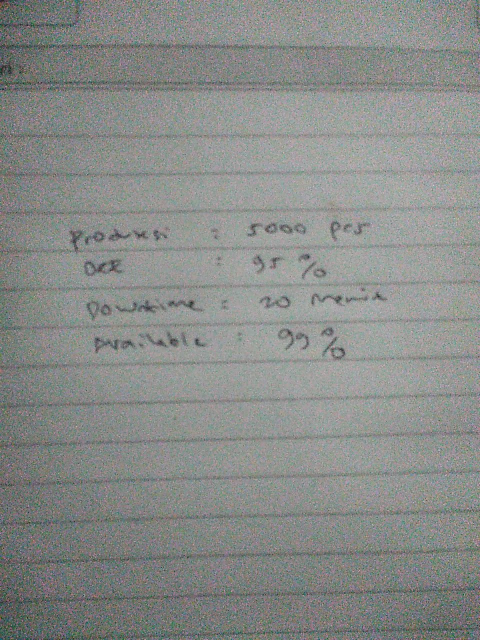
#> input picture backend/temp/WhatsApp Image 2026-07-26 at 19.06.09.jpeg, 960 x 1280 px (shown at 1/2 size)
$ python -i image_parser.py   (imports and definitions only)
#> lines starting #> are read from the running program, lines starting #| are printed output that depends on the picture; after the words box and inside, x2 and y2 are one past the last pixel; in counts of white or black regions, pixels touching at a corner belong together
from PIL import Image, ImageEnhance, ImageFilter
import pytesseract


pytesseract.pytesseract.tesseract_cmd = (
    r"C:\Program Files\Tesseract-OCR\tesseract.exe"
)


def extract_image_text(file_path):

    image = Image.open(file_path)
#> image is the input picture: PIL image 960x1280 RGB; mean R, G, B 137.1, 139.8, 137.2


    # convert grayscale
    image = image.convert("L")
#> image: PIL image 960x1280 L


    # perbesar
    image = image.resize(
        (
            image.width * 3,
            image.height * 3
        )
    )
#> image: PIL image 2880x3840 L


    # tingkatkan kontras
    image = ImageEnhance.Contrast(image).enhance(2)
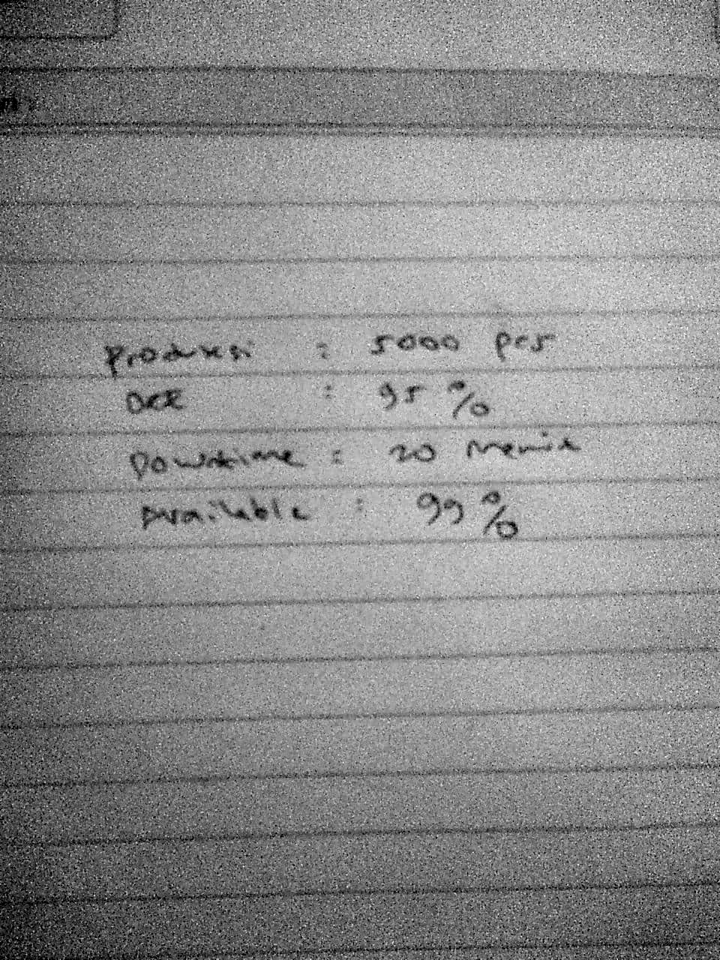
#> image: PIL image 2880x3840 L (shown at 1/4 size); min 0, max 255, mean 138.5


    # threshold
    image = image.point(
        lambda x: 0 if x < 160 else 255
    )
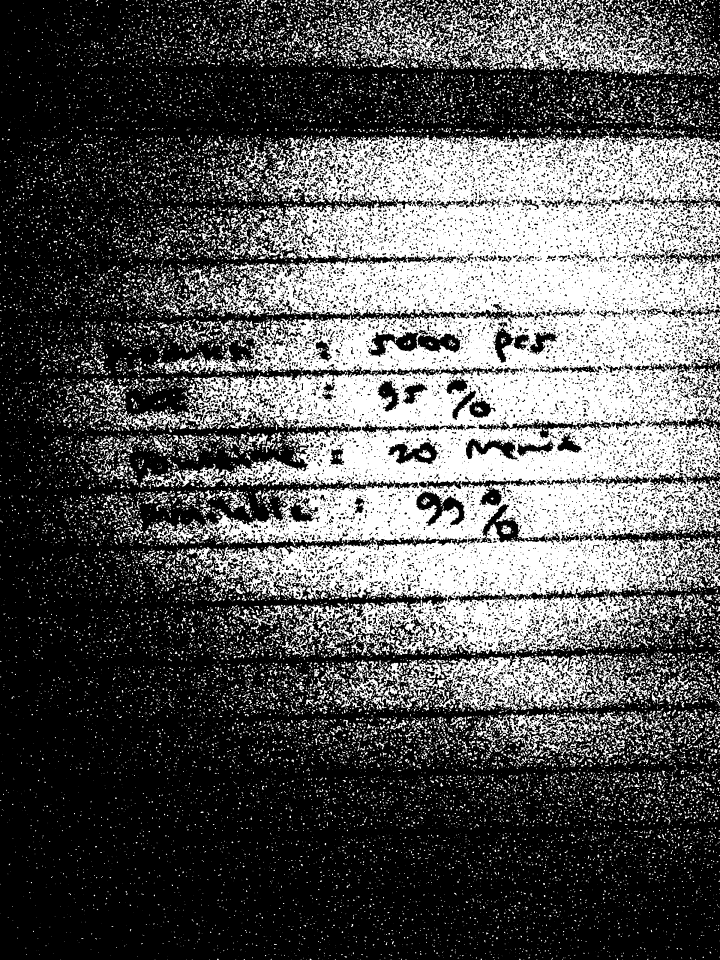
#> image: PIL image 2880x3840 L (shown at 1/4 size); 34.7% white; 20646 white regions (11875 under 20 px), largest, box (x1, y1, x2, y2) and area: (547, 539, 2880, 2620) 2839998, (1602, 2620, 2517, 2845) 96542, (1939, 0, 2690, 306) 74860


#> (the run stopped early here; a loop or call above may not have finished)
